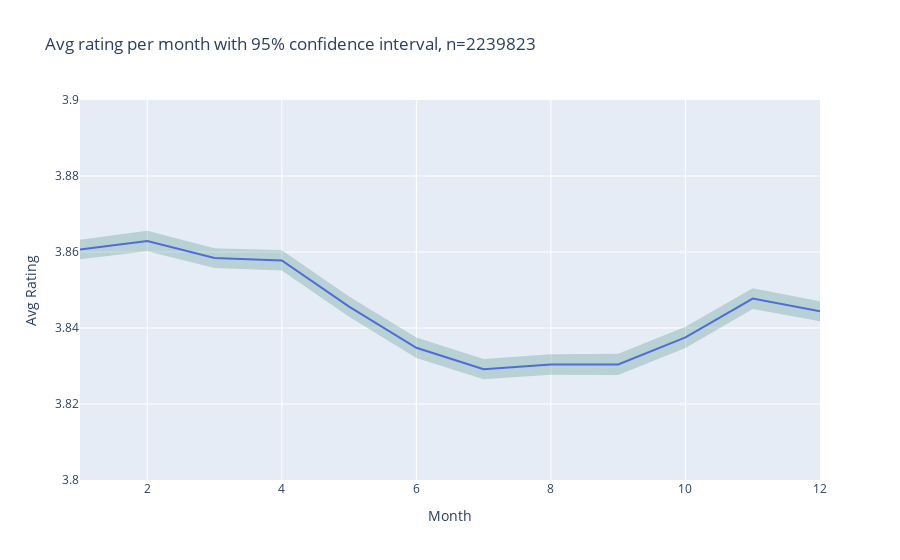

The notebook cell this image was saved under:
### Code cell
fig = sm.monthly_avg_ci_fig(reviews_df, f'Avg rating per month with 95% confidence interval, n={reviews_df.shape[0]}')
fig.update_yaxes(range=[3.8, 3.9])
# fig.write_html("illustrations/Tim/generalAvgRatingLinePlot.html")
fig.show()

### Figure 1 — Plotly figure (JSON) as saved in the notebook; plotly's stock layout.template omitted (floating-point values rounded to 4 significant figures)
{"data": [{"hovertemplate": "Month=%{x}<br>Avg Rating=%{y}<extra></extra>", "legendgroup": "", "line": {"color": "#636efa", "dash": "solid"}, "marker": {"symbol": "circle"}, "mode": "lines", "name": "", "orientation": "v", "showlegend": false, "type": "scatter", "x": [1, 2, 3, 4, 5, 6, 7, 8, 9, 10, 11, 12], "xaxis": "x", "y": [3.861, 3.863, 3.858, 3.858, 3.846, 3.835, 3.829, 3.83, 3.83, 3.838, 3.848, 3.844], "yaxis": "y"}, {"fill": "toself", "fillcolor": "rgba(0,100,80,0.2)", "hoverinfo": "skip", "line": {"color": "rgba(255,255,255,0)"}, "showlegend": false, "type": "scatter", "x": [1, 2, 3, 4, 5, 6, 7, 8, 9, 10, 11, 12, 12, 11, 10, 9, 8, 7, 6, 5, 4, 3, 2, 1], "y": [3.863, 3.866, 3.861, 3.86, 3.848, 3.837, 3.832, 3.833, 3.833, 3.84, 3.85, 3.847, 3.842, 3.845, 3.835, 3.828, 3.828, 3.826, 3.832, 3.843, 3.855, 3.856, 3.86, 3.858]}], "layout": {"legend": {"tracegroupgap": 0}, "title": {"text": "Avg rating per month with 95% confidence interval, n=2239823"}, "xaxis": {"anchor": "y", "domain": [0, 1], "title": {"text": "Month"}}, "yaxis": {"anchor": "x", "domain": [0, 1], "range": [3.8, 3.9], "title": {"text": "Avg Rating"}}}}
